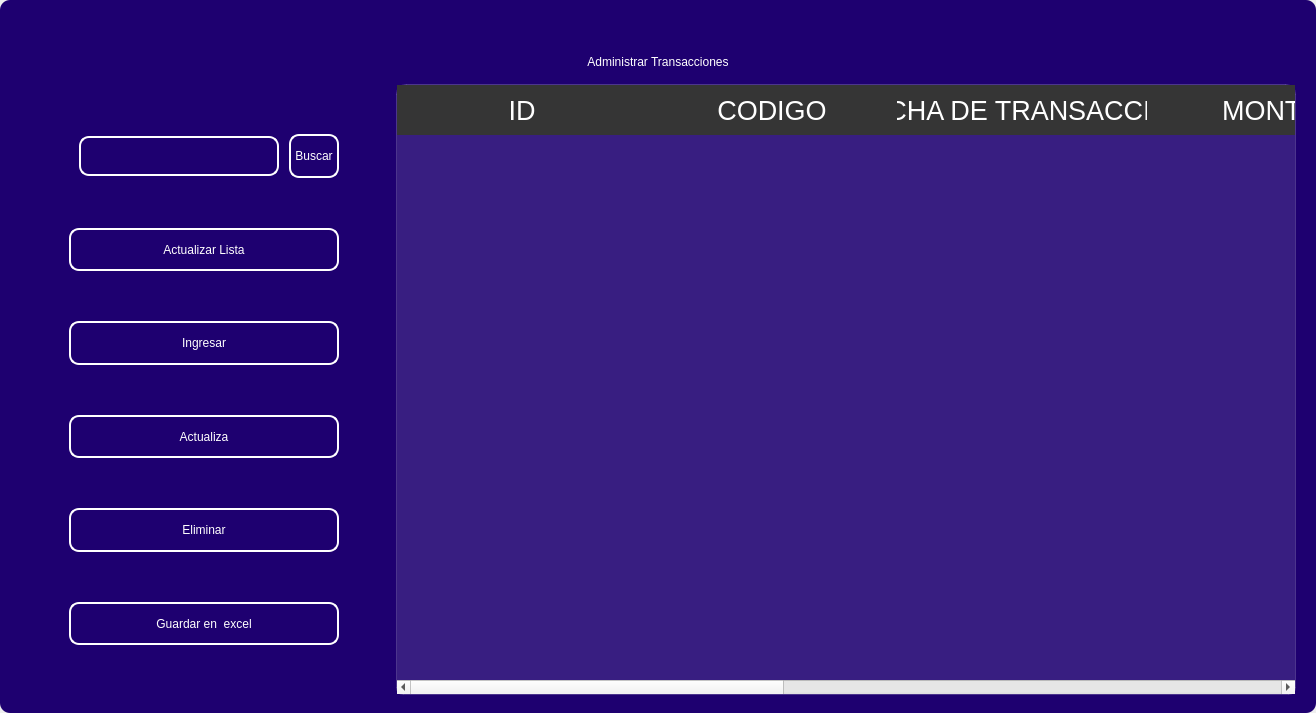
<?xml version="1.0" encoding="UTF-8"?>
<ui version="4.0">
 <class>MainWindow</class>
 <widget class="QMainWindow" name="MainWindow">
  <property name="geometry">
   <rect>
    <x>0</x>
    <y>0</y>
    <width>1316</width>
    <height>713</height>
   </rect>
  </property>
  <property name="windowTitle">
   <string>MainWindow</string>
  </property>
  <property name="styleSheet">
   <string notr="true"/>
  </property>
  <widget class="QWidget" name="centralwidget">
   <property name="styleSheet">
    <string notr="true"/>
   </property>
   <layout class="QVBoxLayout" name="verticalLayout">
    <property name="spacing">
     <number>0</number>
    </property>
    <property name="leftMargin">
     <number>0</number>
    </property>
    <property name="topMargin">
     <number>0</number>
    </property>
    <property name="rightMargin">
     <number>0</number>
    </property>
    <property name="bottomMargin">
     <number>0</number>
    </property>
    <item>
     <widget class="QFrame" name="frame">
      <property name="enabled">
       <bool>true</bool>
      </property>
      <property name="styleSheet">
       <string notr="true">
QFrame {
border-radius:10px;
background-color:#1E0070;
 }
</string>
      </property>
      <property name="frameShape">
       <enum>QFrame::StyledPanel</enum>
      </property>
      <property name="frameShadow">
       <enum>QFrame::Raised</enum>
      </property>
      <layout class="QVBoxLayout" name="verticalLayout_2">
       <item>
        <widget class="QFrame" name="frame_superior">
         <property name="minimumSize">
          <size>
           <width>0</width>
           <height>40</height>
          </size>
         </property>
         <property name="maximumSize">
          <size>
           <width>16777215</width>
           <height>40</height>
          </size>
         </property>
         <property name="styleSheet">
          <string notr="true">QPushButton{
border-radius:18px;
}

QPushButton:hover{
	background-color: rgb(0, 0, 0);
}
</string>
         </property>
         <property name="frameShape">
          <enum>QFrame::StyledPanel</enum>
         </property>
         <property name="frameShadow">
          <enum>QFrame::Raised</enum>
         </property>
         <layout class="QHBoxLayout" name="horizontalLayout_3">
          <property name="spacing">
           <number>4</number>
          </property>
          <property name="leftMargin">
           <number>0</number>
          </property>
          <property name="topMargin">
           <number>0</number>
          </property>
          <property name="rightMargin">
           <number>0</number>
          </property>
          <property name="bottomMargin">
           <number>0</number>
          </property>
          <item>
           <widget class="QPushButton" name="btn_icon">
            <property name="text">
             <string/>
            </property>
            <property name="iconSize">
             <size>
              <width>40</width>
              <height>40</height>
             </size>
            </property>
           </widget>
          </item>
          <item>
           <spacer name="horizontalSpacer_2">
            <property name="orientation">
             <enum>Qt::Horizontal</enum>
            </property>
            <property name="sizeHint" stdset="0">
             <size>
              <width>443</width>
              <height>20</height>
             </size>
            </property>
           </spacer>
          </item>
          <item>
           <widget class="QPushButton" name="btn_exit">
            <property name="minimumSize">
             <size>
              <width>38</width>
              <height>38</height>
             </size>
            </property>
            <property name="maximumSize">
             <size>
              <width>38</width>
              <height>38</height>
             </size>
            </property>
            <property name="cursor">
             <cursorShape>PointingHandCursor</cursorShape>
            </property>
            <property name="text">
             <string/>
            </property>
            <property name="iconSize">
             <size>
              <width>35</width>
              <height>35</height>
             </size>
            </property>
           </widget>
          </item>
          <item>
           <widget class="QPushButton" name="bt_minimizar">
            <property name="minimumSize">
             <size>
              <width>38</width>
              <height>38</height>
             </size>
            </property>
            <property name="maximumSize">
             <size>
              <width>38</width>
              <height>38</height>
             </size>
            </property>
            <property name="cursor">
             <cursorShape>PointingHandCursor</cursorShape>
            </property>
            <property name="text">
             <string/>
            </property>
            <property name="icon">
             <iconset>
              <normaloff>image/minus.svg</normaloff>image/minus.svg</iconset>
            </property>
            <property name="iconSize">
             <size>
              <width>38</width>
              <height>38</height>
             </size>
            </property>
           </widget>
          </item>
          <item>
           <widget class="QPushButton" name="bt_maximizar">
            <property name="minimumSize">
             <size>
              <width>38</width>
              <height>38</height>
             </size>
            </property>
            <property name="maximumSize">
             <size>
              <width>38</width>
              <height>38</height>
             </size>
            </property>
            <property name="cursor">
             <cursorShape>PointingHandCursor</cursorShape>
            </property>
            <property name="text">
             <string/>
            </property>
            <property name="icon">
             <iconset>
              <normaloff>image/chevron-up.svg</normaloff>image/chevron-up.svg</iconset>
            </property>
            <property name="iconSize">
             <size>
              <width>38</width>
              <height>38</height>
             </size>
            </property>
           </widget>
          </item>
          <item>
           <widget class="QPushButton" name="bt_restaurar">
            <property name="minimumSize">
             <size>
              <width>38</width>
              <height>38</height>
             </size>
            </property>
            <property name="maximumSize">
             <size>
              <width>38</width>
              <height>38</height>
             </size>
            </property>
            <property name="cursor">
             <cursorShape>PointingHandCursor</cursorShape>
            </property>
            <property name="text">
             <string/>
            </property>
            <property name="icon">
             <iconset>
              <normaloff>image/chevron-down.svg</normaloff>image/chevron-down.svg</iconset>
            </property>
            <property name="iconSize">
             <size>
              <width>38</width>
              <height>38</height>
             </size>
            </property>
           </widget>
          </item>
          <item>
           <widget class="QPushButton" name="bt_cerrar">
            <property name="minimumSize">
             <size>
              <width>38</width>
              <height>38</height>
             </size>
            </property>
            <property name="maximumSize">
             <size>
              <width>38</width>
              <height>38</height>
             </size>
            </property>
            <property name="cursor">
             <cursorShape>PointingHandCursor</cursorShape>
            </property>
            <property name="text">
             <string/>
            </property>
            <property name="icon">
             <iconset>
              <normaloff>image/x.svg</normaloff>image/x.svg</iconset>
            </property>
            <property name="iconSize">
             <size>
              <width>38</width>
              <height>38</height>
             </size>
            </property>
           </widget>
          </item>
         </layout>
        </widget>
       </item>
       <item>
        <widget class="QLabel" name="label">
         <property name="styleSheet">
          <string notr="true">font: 30pt &quot;MS Shell Dlg 2&quot;;
color: rgb(255, 255, 255);</string>
         </property>
         <property name="text">
          <string>Administrar Transacciones</string>
         </property>
         <property name="alignment">
          <set>Qt::AlignCenter</set>
         </property>
        </widget>
       </item>
       <item>
        <widget class="QFrame" name="frame_3">
         <property name="minimumSize">
          <size>
           <width>0</width>
           <height>0</height>
          </size>
         </property>
         <property name="frameShape">
          <enum>QFrame::StyledPanel</enum>
         </property>
         <property name="frameShadow">
          <enum>QFrame::Raised</enum>
         </property>
         <layout class="QHBoxLayout" name="horizontalLayout_4">
          <property name="leftMargin">
           <number>9</number>
          </property>
          <property name="topMargin">
           <number>9</number>
          </property>
          <property name="rightMargin">
           <number>9</number>
          </property>
          <item>
           <layout class="QVBoxLayout" name="verticalLayout_4">
            <property name="spacing">
             <number>50</number>
            </property>
            <property name="sizeConstraint">
             <enum>QLayout::SetDefaultConstraint</enum>
            </property>
            <property name="leftMargin">
             <number>50</number>
            </property>
            <property name="topMargin">
             <number>50</number>
            </property>
            <property name="rightMargin">
             <number>50</number>
            </property>
            <property name="bottomMargin">
             <number>50</number>
            </property>
            <item>
             <layout class="QHBoxLayout" name="horizontalLayout">
              <property name="spacing">
               <number>10</number>
              </property>
              <property name="leftMargin">
               <number>10</number>
              </property>
              <property name="topMargin">
               <number>0</number>
              </property>
              <property name="bottomMargin">
               <number>0</number>
              </property>
              <item>
               <widget class="QLineEdit" name="searchtxt">
                <property name="minimumSize">
                 <size>
                  <width>200</width>
                  <height>25</height>
                 </size>
                </property>
                <property name="maximumSize">
                 <size>
                  <width>150</width>
                  <height>40</height>
                 </size>
                </property>
                <property name="styleSheet">
                 <string notr="true">QLabel {
	color: rgb(255, 255, 254);
	font: 12pt &quot;Arial&quot;;
	background-color: rgba(0, 0, 0,0);
}

QTextEdit{
background-color: rgba(0, 0, 0,0);
border-radius:10px; 
font: 12pt &quot;Arial&quot;;
color: rgb(255, 255, 254);
border: 2px solid  rgb(255, 255, 255);

}

QTextEdit:hover{
background-color: rgba(0, 0, 0,0);
border-radius:10px; 
font: 12pt &quot;Arial&quot;;
border: 2px solid  rgb(120, 0, 171);
}

QTextEdit:focus{
background-color: rgb(0, 0, 0);
border-radius:10px; 
font: 12pt &quot;Arial&quot;;
border: 2px solid rgb(120, 0, 171);
}

QLineEdit{
background-color: rgba(0, 0, 0,0);
border-radius:10px; 
font: 12pt &quot;Arial&quot;;
color: rgb(255, 255, 254);
border: 2px solid  rgb(255, 255, 255);

}

QLineEdit:hover{
background-color: rgba(0, 0, 0,0);
border-radius:10px; 
font: 12pt &quot;Arial&quot;;
border: 2px solid  rgb(120, 0, 171);
}

QLineEdit:focus{
background-color: rgb(0, 0, 0);
border-radius:10px; 
font: 12pt &quot;Arial&quot;;
border: 2px solid rgb(120, 0, 171);
}

QCheckBox{
	font: 12pt &quot;Arial&quot;;
	color: rgb(255, 255, 255);
}

QCheckBox::indicator {
    width: 18px;
    height:18px;
}

QCheckBox::indicator:unchecked {
   background-image: url(image/square.svg);
}

QCheckBox::indicator:checked {
   background-image: url(image/check-square.svg);
}

QPushButton{
border-radius:10px; 
font: 12pt &quot;Arial&quot;;
color: rgb(255, 255, 254);
border: 2px solid #ffffff;
}

QPushButton:hover{
border-radius:10px; 
font: 12pt &quot;Arial&quot;;
color: rgb(255, 255, 255);
border: 2px solid rgb(120, 0, 171);
	background-color: rgb(120, 0, 171);
}
</string>
                </property>
               </widget>
              </item>
              <item>
               <widget class="QPushButton" name="btn_search">
                <property name="sizePolicy">
                 <sizepolicy hsizetype="Minimum" vsizetype="Fixed">
                  <horstretch>0</horstretch>
                  <verstretch>0</verstretch>
                 </sizepolicy>
                </property>
                <property name="minimumSize">
                 <size>
                  <width>0</width>
                  <height>15</height>
                 </size>
                </property>
                <property name="maximumSize">
                 <size>
                  <width>100</width>
                  <height>50</height>
                 </size>
                </property>
                <property name="cursor">
                 <cursorShape>PointingHandCursor</cursorShape>
                </property>
                <property name="styleSheet">
                 <string notr="true">QPushButton{
border-radius:10px; 
font: 12pt &quot;Arial&quot;;
color: rgb(255, 255, 254);
border: 2px solid #ffffff;
}

QPushButton:hover{
border-radius:10px; 
font: 12pt &quot;Arial&quot;;
color: rgb(255, 255, 255);
border: 2px solid rgb(120, 0, 171);
	background-color: rgb(120, 0, 171);
}</string>
                </property>
                <property name="text">
                 <string>Buscar</string>
                </property>
               </widget>
              </item>
             </layout>
            </item>
            <item>
             <widget class="QPushButton" name="btn_get">
              <property name="minimumSize">
               <size>
                <width>50</width>
                <height>40</height>
               </size>
              </property>
              <property name="maximumSize">
               <size>
                <width>300</width>
                <height>50</height>
               </size>
              </property>
              <property name="cursor">
               <cursorShape>PointingHandCursor</cursorShape>
              </property>
              <property name="styleSheet">
               <string notr="true">QPushButton{
border-radius:10px; 
font: 12pt &quot;Arial&quot;;
color: rgb(255, 255, 254);
border: 2px solid #ffffff;
}

QPushButton:hover{
border-radius:10px; 
font: 12pt &quot;Arial&quot;;
color: rgb(255, 255, 255);
border: 2px solid rgb(120, 0, 171);
	background-color: rgb(120, 0, 171);
}</string>
              </property>
              <property name="text">
               <string>Actualizar Lista</string>
              </property>
              <property name="iconSize">
               <size>
                <width>35</width>
                <height>35</height>
               </size>
              </property>
             </widget>
            </item>
            <item>
             <widget class="QPushButton" name="btn_add">
              <property name="minimumSize">
               <size>
                <width>0</width>
                <height>40</height>
               </size>
              </property>
              <property name="maximumSize">
               <size>
                <width>300</width>
                <height>50</height>
               </size>
              </property>
              <property name="cursor">
               <cursorShape>PointingHandCursor</cursorShape>
              </property>
              <property name="styleSheet">
               <string notr="true">QPushButton{
border-radius:10px; 
font: 12pt &quot;Arial&quot;;
color: rgb(255, 255, 254);
border: 2px solid #ffffff;
}

QPushButton:hover{
border-radius:10px; 
font: 12pt &quot;Arial&quot;;
color: rgb(255, 255, 255);
border: 2px solid rgb(120, 0, 171);
	background-color: rgb(120, 0, 171);
}</string>
              </property>
              <property name="text">
               <string>Ingresar</string>
              </property>
              <property name="iconSize">
               <size>
                <width>35</width>
                <height>35</height>
               </size>
              </property>
             </widget>
            </item>
            <item>
             <widget class="QPushButton" name="btn_update">
              <property name="minimumSize">
               <size>
                <width>0</width>
                <height>40</height>
               </size>
              </property>
              <property name="maximumSize">
               <size>
                <width>300</width>
                <height>50</height>
               </size>
              </property>
              <property name="cursor">
               <cursorShape>PointingHandCursor</cursorShape>
              </property>
              <property name="styleSheet">
               <string notr="true">QPushButton{
border-radius:10px; 
font: 12pt &quot;Arial&quot;;
color: rgb(255, 255, 254);
border: 2px solid #ffffff;
}

QPushButton:hover{
border-radius:10px; 
font: 12pt &quot;Arial&quot;;
color: rgb(255, 255, 255);
border: 2px solid rgb(120, 0, 171);
	background-color: rgb(120, 0, 171);
}</string>
              </property>
              <property name="text">
               <string>Actualiza</string>
              </property>
              <property name="iconSize">
               <size>
                <width>35</width>
                <height>35</height>
               </size>
              </property>
             </widget>
            </item>
            <item>
             <widget class="QPushButton" name="btn_delete">
              <property name="minimumSize">
               <size>
                <width>0</width>
                <height>40</height>
               </size>
              </property>
              <property name="maximumSize">
               <size>
                <width>300</width>
                <height>50</height>
               </size>
              </property>
              <property name="cursor">
               <cursorShape>PointingHandCursor</cursorShape>
              </property>
              <property name="styleSheet">
               <string notr="true">QPushButton{
border-radius:10px; 
font: 12pt &quot;Arial&quot;;
color: rgb(255, 255, 254);
border: 2px solid #ffffff;
}

QPushButton:hover{
border-radius:10px; 
font: 12pt &quot;Arial&quot;;
color: rgb(255, 255, 255);
border: 2px solid rgb(120, 0, 171);
	background-color: rgb(120, 0, 171);
}</string>
              </property>
              <property name="text">
               <string>Eliminar</string>
              </property>
              <property name="iconSize">
               <size>
                <width>35</width>
                <height>35</height>
               </size>
              </property>
             </widget>
            </item>
            <item>
             <widget class="QPushButton" name="btn_excel">
              <property name="minimumSize">
               <size>
                <width>10</width>
                <height>40</height>
               </size>
              </property>
              <property name="maximumSize">
               <size>
                <width>300</width>
                <height>50</height>
               </size>
              </property>
              <property name="cursor">
               <cursorShape>PointingHandCursor</cursorShape>
              </property>
              <property name="styleSheet">
               <string notr="true">QPushButton{
border-radius:10px; 
font: 12pt &quot;Arial&quot;;
color: rgb(255, 255, 254);
border: 2px solid #ffffff;
}

QPushButton:hover{
border-radius:10px; 
font: 12pt &quot;Arial&quot;;
color: rgb(255, 255, 255);
border: 2px solid rgb(120, 0, 171);
	background-color: rgb(120, 0, 171);
}</string>
              </property>
              <property name="text">
               <string>Guardar en  excel</string>
              </property>
              <property name="iconSize">
               <size>
                <width>35</width>
                <height>35</height>
               </size>
              </property>
             </widget>
            </item>
           </layout>
          </item>
          <item>
           <widget class="QTableWidget" name="table_transaction">
            <property name="minimumSize">
             <size>
              <width>900</width>
              <height>0</height>
             </size>
            </property>
            <property name="maximumSize">
             <size>
              <width>700</width>
              <height>16777215</height>
             </size>
            </property>
            <property name="styleSheet">
             <string notr="true">QTableView {
	background-color: rgba(255, 255, 255, 30); 	
	border: 1px solid rgba(255,255,255,40);
	border-bottom-right-radius: 7px; 
	border-bottom-left-radius: 7px; 
	color: white;
	font: 15pt &quot;MS Shell Dlg 2&quot;;
}

QHeaderView::section {
background-color: rgb(53, 53, 53);
color: white;
border: none;
height: 50px;
font-size: 20pt;
}

QTableView::item {
    border-style: none;
    border-bottom: 1px solid rgba(255,255,255,50);
    padding-left: auto;
    padding-right: auto;
}

QTableView::item:selected{
	border: none;
	color: rgb(255, 255, 255);
    background-color: rgba(255, 255, 255, 50);
}
</string>
            </property>
            <property name="lineWidth">
             <number>1</number>
            </property>
            <property name="editTriggers">
             <set>QAbstractItemView::NoEditTriggers</set>
            </property>
            <attribute name="horizontalHeaderDefaultSectionSize">
             <number>250</number>
            </attribute>
            <column>
             <property name="text">
              <string>ID</string>
             </property>
            </column>
            <column>
             <property name="text">
              <string>CODIGO</string>
             </property>
            </column>
            <column>
             <property name="text">
              <string>FECHA DE TRANSACCION</string>
             </property>
            </column>
            <column>
             <property name="text">
              <string>MONTO</string>
             </property>
            </column>
            <column>
             <property name="text">
              <string>TIPO</string>
             </property>
            </column>
            <column>
             <property name="text">
              <string>ENTIDAD</string>
             </property>
            </column>
            <column>
             <property name="text">
              <string>TIPO DE PAGO</string>
             </property>
            </column>
           </widget>
          </item>
         </layout>
        </widget>
       </item>
      </layout>
     </widget>
    </item>
   </layout>
  </widget>
 </widget>
 <resources/>
 <connections/>
</ui>
